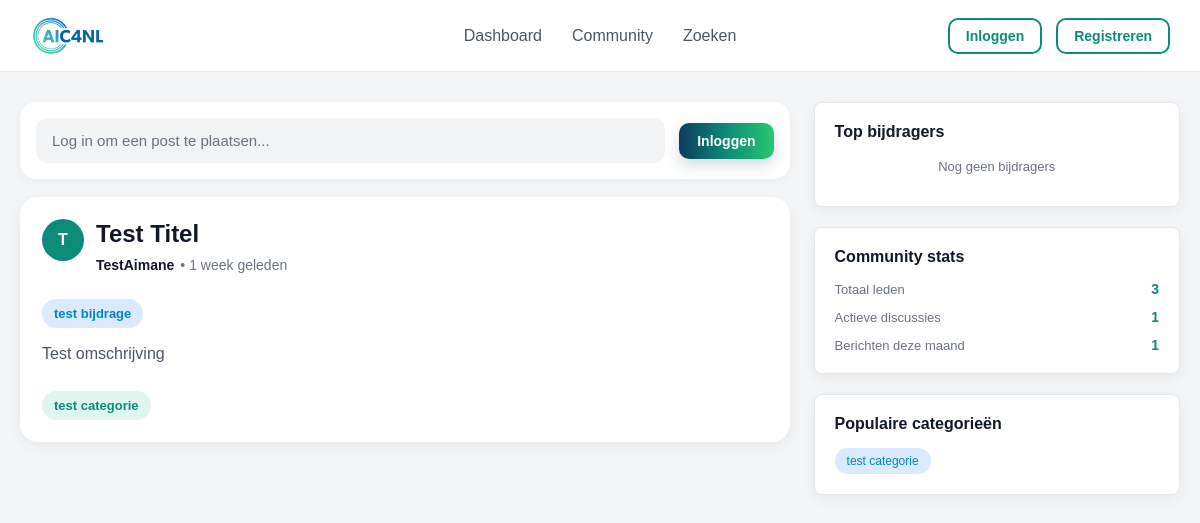
Before: /community/ with the older database file.
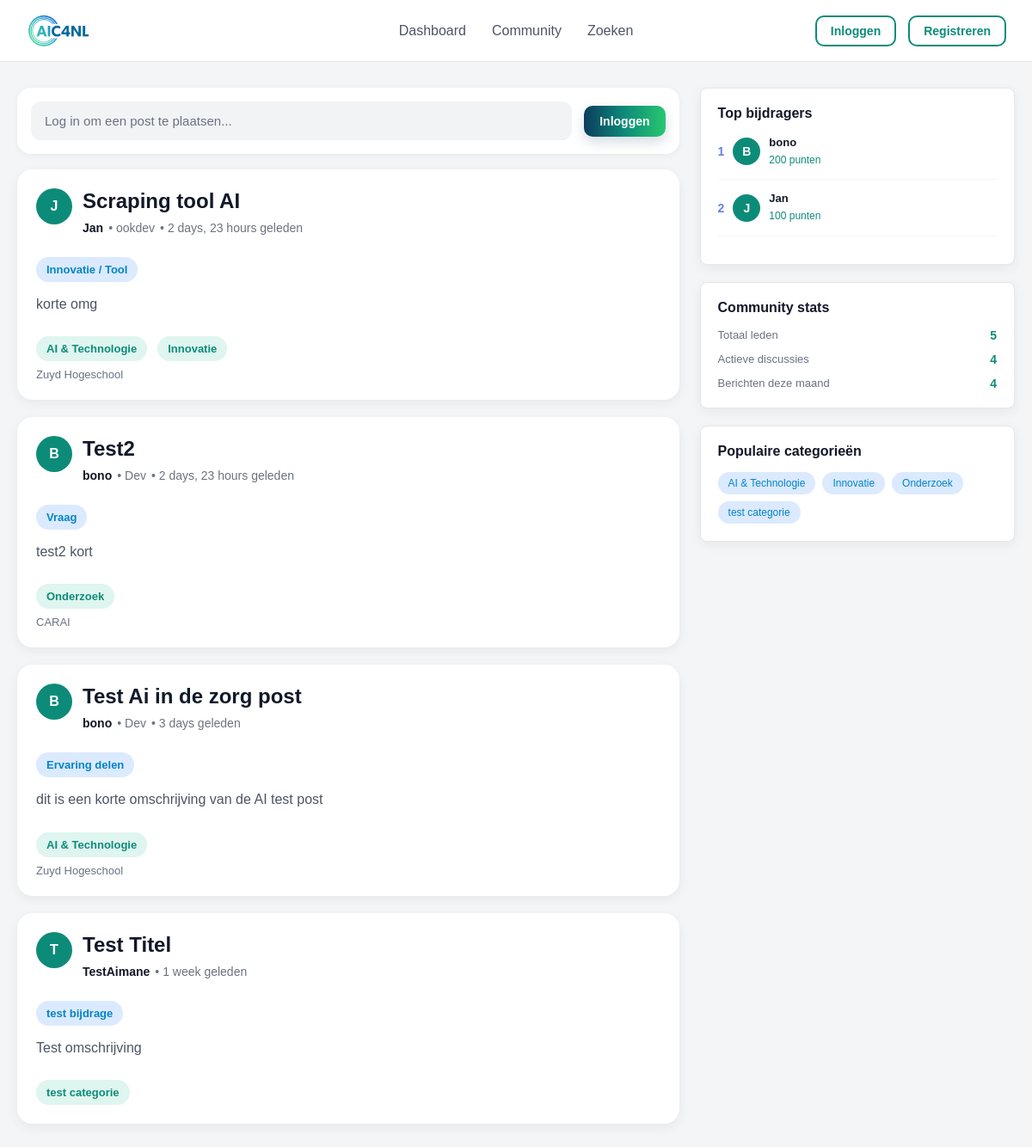
After: the same page with the newer database file.
### core/models.py (models this page shows, shortened)
class Post(models.Model):
    title = models.CharField(max_length=255)
    type = models.CharField(max_length=255)
    short_description = models.CharField(max_length=500)
    long_description = models.TextField()
    created_at = models.DateTimeField(auto_now_add=True)
    image_path = models.CharField(max_length=500, blank=True, null=True)
    target_audience = models.CharField(max_length=255)
    category = models.CharField(max_length=255)
    is_validated = models.BooleanField(default=False)
    user = models.ForeignKey(
        User,
        on_delete=models.CASCADE,
        related_name="posts"
    )
    use_case = models.ForeignKey(
        UseCase,
        on_delete=models.SET_NULL,
        null=True,
        blank=True,
        related_name="posts"
    )
    institution = models.ForeignKey(
        Institution,
        on_delete=models.SET_NULL,
        null=True,
        blank=True,
        related_name="posts"
    )

class User(AbstractUser):
    email = models.EmailField(unique=True)
    date_of_birth = models.DateField(blank=True, null=True)
    function = models.CharField(max_length=255, blank=True, null=True)
    description = models.TextField(blank=True, null=True)
    ai_knowledge_level = models.IntegerField(
        validators=[MinValueValidator(1), MaxValueValidator(10)],
        blank=True,
        null=True
    )
    points = models.IntegerField(default=0)
    rank = models.CharField(max_length=255, blank=True, null=True)
    is_admin = models.BooleanField(default=False)
    institution = models.ForeignKey(
        Institution,
        on_delete=models.SET_NULL,
        null=True,
        blank=True,
        related_name="users"
    )
    badges = models.ManyToManyField(
        Badge,
        blank=True,
        related_name="users"
    )

class Institution(models.Model):
    name = models.CharField(max_length=255)
    description = models.TextField(blank=True, null=True)
    is_learning_institution = models.BooleanField(default=False)
    is_care_institution = models.BooleanField(default=False)
    def __str__(self):
        return self.name

### core/views.py (the view)
# urls.py: path('community/', views.community_view, name='community'),
def community_view(request):
    posts = Post.objects.order_by('-created_at')
    for post in posts:
        if post.category:
            post.category_list = [cat.strip() for cat in post.category.split(',')]
        else:
            post.category_list = []
        if post.target_audience:
            post.audience_list = [aud.strip() for aud in post.target_audience.split(',')]
        else:
            post.audience_list = []
    top_users = User.objects.filter(points__gt=0).order_by('-points')[:4]
    from collections import Counter
    all_categories = []
    for post in posts:
        if post.category_list:
            all_categories.extend(post.category_list)
    popular_categories = [cat for cat, count in Counter(all_categories).most_common(6)]
    form = PostForm()
    return render(request, 'core/community.html', {
        'posts': posts,
        'form': form,
        'top_users': top_users,
        'popular_categories': popular_categories,
        'total_users': User.objects.count(),
        'active_discussions': posts.count(),
    })

### core/templates/core/community.html (shortened to what the changed rows need)
{% extends 'core/base.html' %}
{% block content %}
<div class="community-layout">
    <div class="community-main">
        {% for post in posts %}
            <div class="community-post-card" onclick="openPostDetail({{ post.id }}, '{{ post.title|escapejs }}', '{{ post.user.username|escapejs }}', '{{ post.user.function|escapejs }}', '{{ post.created_at|timesince }} geleden', '{{ post.type|escapejs }}', '{{ post.short_description|escapejs }}', '{{ post.long_description|escapejs }}', '{{ post.category|escapejs }}')" style="cursor: pointer;">
                <div style="display: flex; align-items: flex-start; gap: 12px; margin-bottom: 14px;">
                    <div class="post-user-avatar">
                        {{ post.user.username|slice:":1"|upper }}
                    </div>
                    <div style="flex: 1;">
                        <h3 class="community-post-title" style="margin: 0 0 8px 0;">{{ post.title }}</h3>
                        <div style="display: flex; align-items: center; gap: 6px; color: #6b7280; font-size: 14px;">
                            <span style="font-weight: 600; color: #111827;">{{ post.user.username }}</span>
                            {% if post.user.function %}<span>• {{ post.user.function }}</span>{% endif %}
                            <span>• {{ post.created_at|timesince }} geleden</span>
                        </div>
                    </div>
                </div>
                <div class="post-type-badge" style="display: inline-block; margin-bottom: 12px;">
                    <span class="community-tag" style="background: #dbeafe; color: #0284c7;">{{ post.type }}</span>
                </div>
                <p class="community-post-text">{{ post.short_description }}</p>
                <div class="post-meta-info" style="border-top: none; padding-top: 0; margin-top: 12px;">
                    {% if post.category_list %}
                        <div style="display: flex; flex-wrap: wrap; gap: 6px;">
                            {% for cat in post.category_list %}
                                <span class="community-tag">{{ cat }}</span>
                            {% endfor %}
                        </div>
                    {% endif %}
                    {% if post.institution %}
                        <div class="post-meta-item" style="margin-top: 8px; color: #6b7280; font-size: 13px;">
                            <span style="font-weight: 500;">{{ post.institution.name }}</span>
                        </div>
                    {% endif %}
                </div>
            </div>
        {% empty %}
            <div class="community-post-card">
                <p>Er zijn nog geen posts geplaatst.</p>
            </div>
        {% endfor %}
    </div>
    <div class="community-sidebar">
        <div class="sidebar-box" style="border: 1px solid #e5e7eb; border-radius: 8px; padding: 20px; margin-bottom: 20px;">
            <div>
                {% for user in top_users %}
                    <div style="display: flex; align-items: center; gap: 10px; margin-bottom: 12px; padding-bottom: 12px; border-bottom: 1px solid #f3f4f6;" {% if not forloop.last %}{% endif %}>
                        <span style="font-weight: bold; color: #667eea; font-size: 14px;">{{ forloop.counter }}</span>
                        <div class="post-user-avatar" style="width: 32px; height: 32px; font-size: 14px;">
                            {{ user.username|slice:":1"|upper }}
                        </div>
                        <div style="flex: 1; min-width: 0;">
                            <a href="{% url 'user_profile' user.username %}" style="color: #111827; font-weight: 600; text-decoration: none; font-size: 13px;">{{ user.username }}</a>
                            <p style="margin: 2px 0 0 0; color: #0d8b79; font-size: 12px; font-weight: 500;">{{ user.points }} punten</p>
                        </div>
                    </div>
                {% empty %}
                    <p style="color: #6b7280; font-size: 13px; text-align: center;">Nog geen bijdragers</p>
                {% endfor %}
            </div>
        </div>
        <div class="sidebar-box" style="border: 1px solid #e5e7eb; border-radius: 8px; padding: 20px; margin-bottom: 20px;">
            <div style="display: flex; flex-direction: column; gap: 12px;">
                <div style="display: flex; justify-content: space-between; align-items: center;">
                    <span style="color: #6b7280; font-size: 13px;">Totaal leden</span>
                    <span style="font-weight: 600; color: #0d8b79; font-size: 14px;">{{ total_users }}</span>
                </div>
                <div style="display: flex; justify-content: space-between; align-items: center;">
                    <span style="color: #6b7280; font-size: 13px;">Actieve discussies</span>
                    <span style="font-weight: 600; color: #0d8b79; font-size: 14px;">{{ active_discussions }}</span>
                </div>
                <div style="display: flex; justify-content: space-between; align-items: center;">
                    <span style="color: #6b7280; font-size: 13px;">Berichten deze maand</span>
                    <span style="font-weight: 600; color: #0d8b79; font-size: 14px;">{{ posts|length }}</span>
                </div>
            </div>
        </div>
        <div class="sidebar-box" style="border: 1px solid #e5e7eb; border-radius: 8px; padding: 20px;">
            <div style="display: flex; flex-wrap: wrap; gap: 8px;">
                {% for category in popular_categories %}
                    <a href="{% url 'zoeken' %}?category={{ category }}" style="background: #dbeafe; color: #0284c7; padding: 6px 12px; border-radius: 20px; text-decoration: none; font-size: 12px; font-weight: 500; display: inline-block; transition: all 0.2s;">
                        {{ category }}
                    </a>
                {% empty %}
                    <p style="color: #6b7280; font-size: 13px;">Geen categorieën beschikbaar</p>
                {% endfor %}
            </div>
        </div>
    </div>
</div>
{% endblock %}

Changed rows visible on the page:
added Post: user.username "J", title "Scraping tool AI", user.username "Jan", user.function "ookdev", created_at "2 days, 23 hours", type "Innovatie / Tool", short_description "korte omg", category_list "AI & Technologie" "Innovatie", institution.name "Zuyd Hogeschool"
added Post: user.username "B", title "Test2", user.username "bono", user.function "Dev", created_at "2 days, 23 hours", type "Vraag", short_description "test2 kort", category_list "Onderzoek", institution.name "CARAI", popular_categories "Onderzoek"
added Post: user.username "B", title "Test Ai in de zorg post", user.username "bono", user.function "Dev", created_at "3 days", type "Ervaring delen", short_description "dit is een korte omschrijving van de AI test post", category_list "AI & Technologie", institution.name "Zuyd Hogeschool"
added User: username "B", username "bono", points "200"
added User: username "J", username "Jan", points "100"
Other visible differences:
{{ total_users }}: "3" → "5"
{{ active_discussions }}: "1" → "4"
{{ posts|length }}: "1" → "4"
new list line: "AI & Technologie"
new list line: "Innovatie"
text no longer shown: "Nog geen bijdragers"
